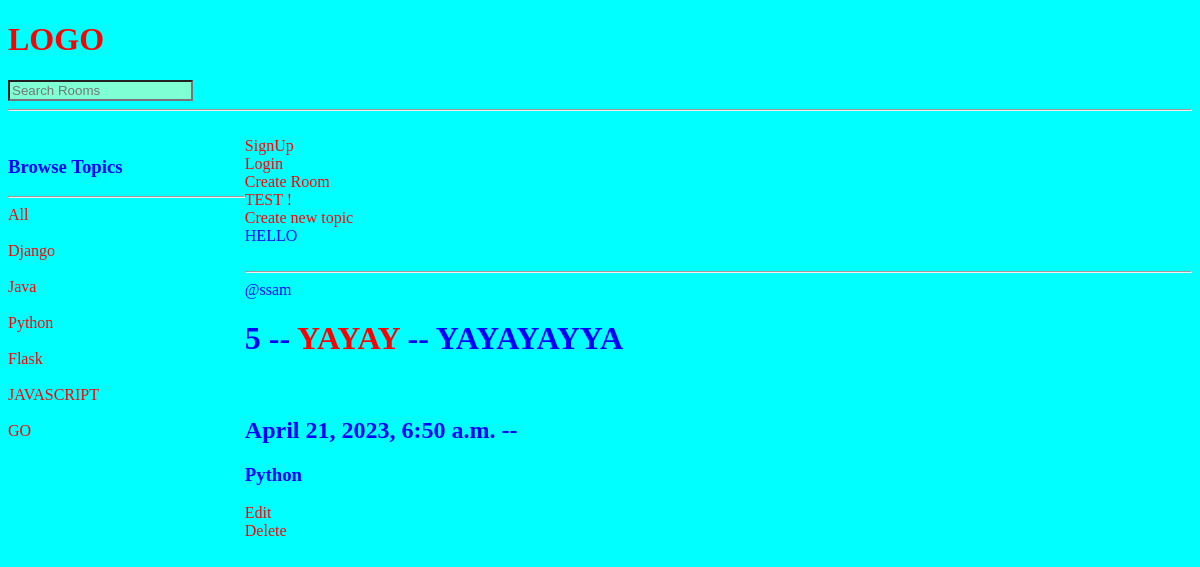
Page /?q=Python on the committed database.
### base/models.py (models this page shows, shortened)
class Topic(models.Model):
    name = models.CharField(max_length=200)
    def __str__(self):
        return self.name

class Room(models.Model):
    host = models.ForeignKey(User, on_delete=models.SET_NULL, null=True, blank=True)
    topic = models.ForeignKey(Topic, on_delete=models.SET_NULL, null=True, blank=True)
    name = models.CharField(max_length=200)
    description = models.TextField(max_length=500, blank = True, null=True)
    updated = models.DateTimeField(auto_now=True)      #Save the time when the object is updated
    cerated = models.DateTimeField(auto_now_add=True)  #Save the time when the object is created
    class Meta:
        ordering = ['-updated', '-cerated']

### base/views.py (the view)
# urls.py: path('', views.home,name='home'),
def home(request):
    q = request.GET.get('q') if request.GET.get('q') != None else ''
    room = Room.objects.filter(
        Q(topic__name__icontains= q) | #only 'contains' is case sensitive matching
        Q(name__icontains= q) |
        Q(description__icontains= q)
        )
    topic = Topic.objects.all()
    context = {'rooms': room, 'topics': topic, 'top':Topic.objects.all()}
    return render(request, 'base/home.html', context)

### base/templates/base/home.html (shortened to what this page needs)
<!DOCTYPE html>
<html lang="en">
<head>
</head>
<body>
    {% include 'navbar.html' %}
    {% block content %} <br>
    <div class="home-containers">
        <div>
            <h3>Browse Topics</h3>
            <hr>
            <a href="{% url 'home' %}"> All </a> <br>
            {% for tp in top %}  <br>
            <a href="{% url 'home'%}?q={{tp}}">{{tp}}</a> <br>
            {% endfor %}
        </div>
        <div>
            <a href="{% url 'signUp' %}"> SignUp </a> <br>
    <a href="{% url 'userLogin' %}"> Login</a> <br>
    <a href="{% url 'createRoom' %}"> Create Room</a> <br>
    <a href="{% url 'test' %}">TEST !</a> <br>
    <a href="{% url 'topic_new' %}">Create new topic</a> <br>
    HELLO <br>
    <div>
    {% for rm in rooms %}
    <div> <br>
        <hr>
    <span>@{{rm.host}}</span> <br>
        <h1>{{ rm.id }} -- <a href="{% url 'index' rm.id %}">{{rm.name}}</a> -- {{rm.description}} </h1> <br>
        <h2>{{rm.updated}} -- {{rm.created}}</h2>
        <h3>{{rm.topic}}</h3>
        <a href="{% url 'update' rm.id %}">Edit</a> <br>
        <a href="{% url 'delete' rm.id %}"> Delete </a>
    </div>
    {% endfor %}
</div>
</div>
        </div>
    {% endblock %}
</body>
</html>

### templates/navbar.html (style rules this page uses)
body { background-color: aqua; color:blue; }
a { text-decoration: none; color: red ; }

### base/templates/base/home.html (style rules this page uses)
.home-containers { display: grid; grid-template-columns: 1fr 4fr; }

### rows in the picture
Topic: name "Django"
Topic: name "Java"
Topic: name "Python"
Topic: name "Flask"
Topic: name "JAVASCRIPT"
Topic: name "GO"
Room: host "ssam", id "5", name "YAYAY", description "YAYAYAYYA", updated "April 21, 2023, 6:50 a.m.", topic "Python"
